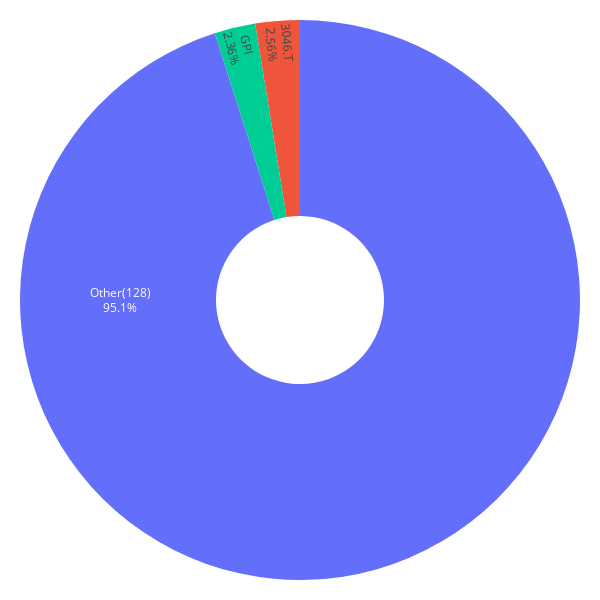

The notebook cell this image was saved under:
### Code cell
importlib.reload(mpt_utils)

weights_12m, mu_12m, S_12m, weights_all_12m = mpt_utils.portfolio_and_plot(df_to_evaluate_12m, df)

### Figure 1 — Plotly figure (JSON) as saved in the notebook; plotly's stock layout.template omitted (floating-point values rounded to 4 significant figures)
{"data": [{"hole": 0.3, "insidetextorientation": "radial", "labels": ["3046.T", "GPI", "Other(128)"], "textinfo": "label+percent", "textposition": "inside", "values": [0.0063, 0.0058, 0.2338], "type": "pie"}], "layout": {"margin": {"l": 20, "r": 20, "t": 20, "b": 20}, "font": {"color": "black"}, "height": 600, "width": 600, "paper_bgcolor": "white", "plot_bgcolor": "white", "showlegend": false}}
